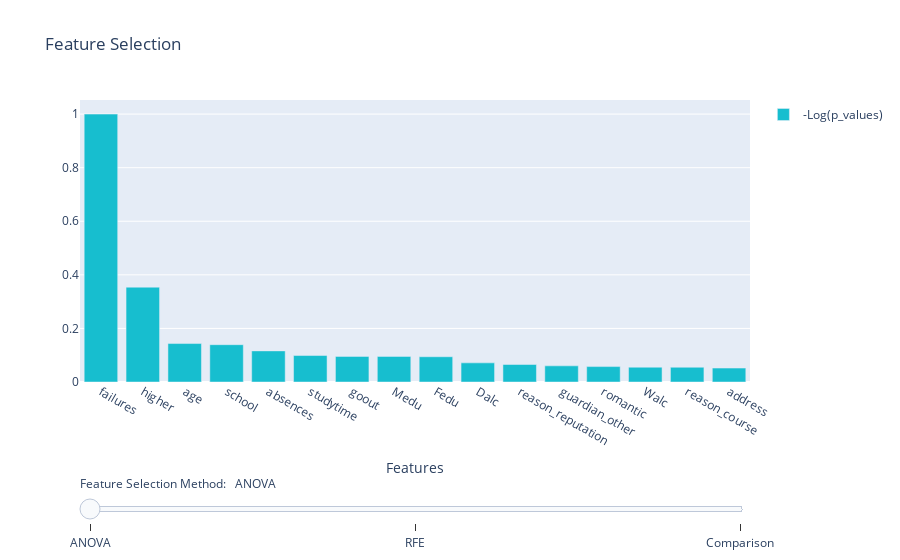

The notebook cell saved with this chart:
### Code cell
fig = go.Figure()
    

fig.add_trace(go.Bar(x=list(sorted_dict.keys()), y= list(sorted_dict.values()),
                marker_color=colors[9],
                name='-Log(p_values)'
                ))

fig.add_trace(go.Scatter(
    x=list(sorted_dict2.keys()),
    y=list(sorted_dict2.values()),
    marker=dict(color="gold", size=12),
    mode='lines+markers',
    name="Features ranking",
))

fig.data[1].visible = False

stepsG3 = []
labels = ['ANOVA', 'RFE', 'Comparison']
for i in range(len(fig.data)+1):
    if(i == 2):
        step = dict(
        method="restyle",
        args=["visible", [False] * len(fig.data)],
        label = labels[i]
        )
        step["args"][1][0] = True  # Toggle i'th trace to "visible"
        step["args"][1][1] = True  # Toggle i'th trace to "visible"
        stepsG3.append(step)
        
    else :
        step = dict(
        method="restyle",
        args=["visible", [False] * len(fig.data)],
        label = labels[i]
        )
        step["args"][1][i] = True  # Toggle i'th trace to "visible"
        #step["args"][1][i+1] = True  # Toggle i'th trace to "visible"
        stepsG3.append(step)
    

sliders = [dict(
    active=0,
    currentvalue={"prefix": "Feature Selection Method:   "},
    pad={"t": 90},
    steps=stepsG3
)]

fig.update_layout(
    sliders=sliders,
    barmode='group',
    title="Feature Selection",
    xaxis_title="Features",
    showlegend=True
)


fig.show()

### Figure 1 — Plotly figure (JSON) as saved in the notebook; plotly's stock layout.template omitted (floating-point values rounded to 4 significant figures)
{"data": [{"marker": {"color": "rgb(23, 190, 207)"}, "name": "-Log(p_values)", "type": "bar", "x": ["failures", "higher", "age", "school", "absences", "studytime", "goout", "Medu", "Fedu", "Dalc", "reason_reputation", "guardian_other", "romantic", "Walc", "reason_course", "address"], "y": [1, 0.354, 0.1435, 0.1393, 0.1162, 0.09883, 0.09565, 0.09558, 0.09422, 0.0714, 0.06536, 0.06028, 0.05756, 0.05527, 0.05503, 0.052]}, {"marker": {"color": "gold", "size": 12}, "mode": "lines+markers", "name": "Features ranking", "type": "scatter", "visible": false, "x": ["age", "Medu", "failures", "freetime", "goout", "Walc", "health", "absences", "famrel", "Fedu", "studytime", "traveltime", "Dalc", "paid", "higher", "reason_course"], "y": [1, 1, 1, 1, 1, 1, 1, 1, 2, 3, 4, 5, 6, 7, 8, 9]}], "layout": {"barmode": "group", "showlegend": true, "sliders": [{"active": 0, "currentvalue": {"prefix": "Feature Selection Method:   "}, "pad": {"t": 90}, "steps": [{"args": ["visible", [true, false]], "label": "ANOVA", "method": "restyle"}, {"args": ["visible", [false, true]], "label": "RFE", "method": "restyle"}, {"args": ["visible", [true, true]], "label": "Comparison", "method": "restyle"}]}], "title": {"text": "Feature Selection"}, "xaxis": {"title": {"text": "Features"}}}}
